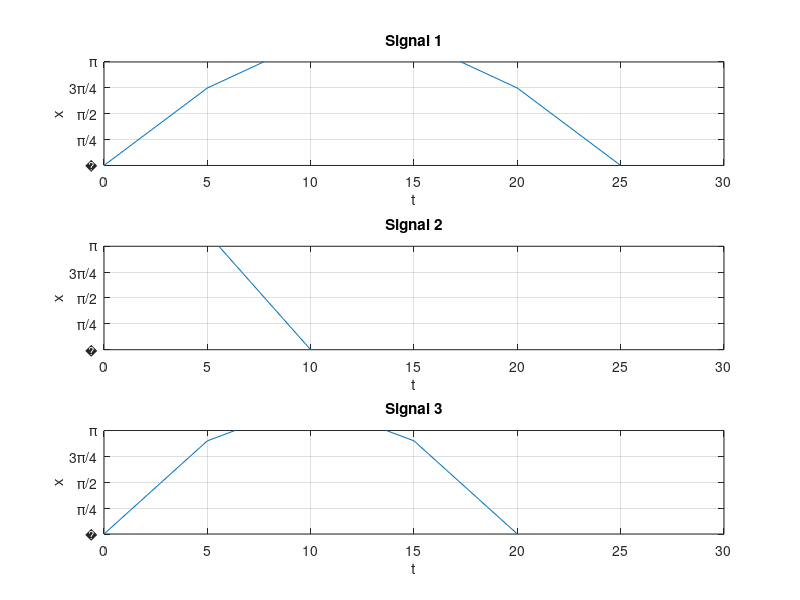

This chart was generated by the following MATLAB code:
t = 0:pi/100:2*pi;
xlabel('t');
ylabel('x');
t=0:5:30;
x1=4*sin(0.04*pi*t);
x2=5*cos(0.05*pi*t);
x3=4*sin(0.05*pi*t);


subplot(3,1,1),plot(t,x1);
title('Signal 1');
xlabel('t');
ylabel('x');

set(gca,'xlim',[0 30]);
set(gca,'ylim',[0 pi]);
set(gca,'xtick',[0 1 2 3 4 5 6]*5);
set(gca,'ytick',[0 0.25 0.5 0.75 1]*pi);
set(gca,'yticklabel',[{0} {'\pi/4'} {'\pi/2'} {'3\pi/4'} {'\pi'}]);
grid('on');

subplot(3,1,2),plot(t,x2);
xlabel('t');
ylabel('x');

title('Signal 2');
set(gca,'xlim',[0 30]);
set(gca,'ylim',[0 pi]);
set(gca,'xtick',[0 1 2 3 4 5 6]*5);
set(gca,'ytick',[0 0.25 0.5 0.75 1]*pi);
set(gca,'yticklabel',[{0} {'\pi/4'} {'\pi/2'} {'3\pi/4'} {'\pi'}]);
grid('on');

subplot(3,1,3),plot(t,x3);
title('Signal 3');
xlabel('t');
ylabel('x');

set(gca,'xlim',[0 30]);
set(gca,'ylim',[0 pi]);
set(gca,'xtick',[0 1 2 3 4 5 6]*5);
set(gca,'ytick',[0 0.25 0.5 0.75 1]*pi);
set(gca,'yticklabel',[{0} {'\pi/4'} {'\pi/2'} {'3\pi/4'} {'\pi'}]);
grid('on');
